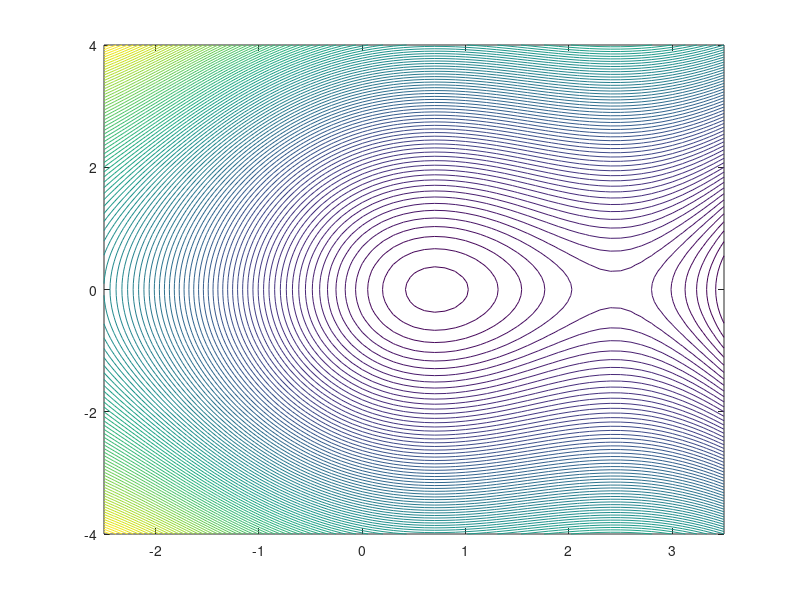

Recreate this plot in MATLAB.
x = -2.5:0.1:3.5;
y = -4:0.1:4;
[X,Y] = meshgrid(x,y);

xs = 0.707;
ys = 0;

X_dot = Y;

F = ((0.5*(Y.*Y) -2*(cos(X)-cos(xs)) - 1.3*(X-xs)));

G = (((Y.*(-2*sin(X)- 0.5*Y + 1.3)) +2*(sin(X).*Y) - 1.3*(Y)));

R = sqrt((X-xs).^2 + (Y-ys).^2);
figure();
contour(X,Y,F,100);
